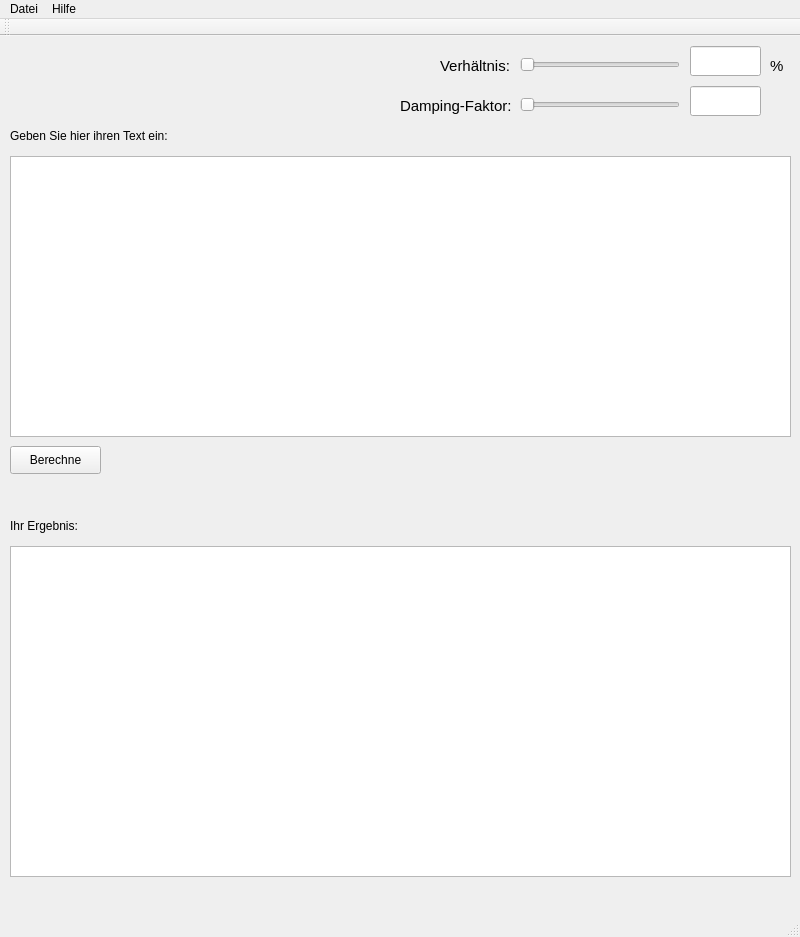
<?xml version="1.0" encoding="UTF-8"?>
<ui version="4.0">
 <class>MainWindow</class>
 <widget class="QMainWindow" name="MainWindow">
  <property name="geometry">
   <rect>
    <x>0</x>
    <y>0</y>
    <width>800</width>
    <height>937</height>
   </rect>
  </property>
  <property name="minimumSize">
   <size>
    <width>794</width>
    <height>931</height>
   </size>
  </property>
  <property name="windowTitle">
   <string>IsTextRankKo</string>
  </property>
  <widget class="QWidget" name="centralWidget">
   <widget class="QGroupBox" name="groupBox">
    <property name="geometry">
     <rect>
      <x>310</x>
      <y>0</y>
      <width>501</width>
      <height>80</height>
     </rect>
    </property>
    <property name="styleSheet">
     <string notr="true">#groupBox{
border: none;
}</string>
    </property>
    <property name="title">
     <string/>
    </property>
    <widget class="QLabel" name="label_4">
     <property name="geometry">
      <rect>
       <x>130</x>
       <y>20</y>
       <width>71</width>
       <height>20</height>
      </rect>
     </property>
     <property name="font">
      <font>
       <pointsize>11</pointsize>
      </font>
     </property>
     <property name="text">
      <string>Verhältnis:</string>
     </property>
    </widget>
    <widget class="QSlider" name="amountOfSent">
     <property name="geometry">
      <rect>
       <x>210</x>
       <y>20</y>
       <width>160</width>
       <height>18</height>
      </rect>
     </property>
     <property name="orientation">
      <enum>Qt::Horizontal</enum>
     </property>
    </widget>
    <widget class="QLineEdit" name="leAmountOfSent">
     <property name="geometry">
      <rect>
       <x>380</x>
       <y>10</y>
       <width>71</width>
       <height>30</height>
      </rect>
     </property>
    </widget>
    <widget class="QLabel" name="label_3">
     <property name="geometry">
      <rect>
       <x>460</x>
       <y>20</y>
       <width>21</width>
       <height>20</height>
      </rect>
     </property>
     <property name="font">
      <font>
       <pointsize>11</pointsize>
      </font>
     </property>
     <property name="text">
      <string>%</string>
     </property>
    </widget>
    <widget class="QLabel" name="label_6">
     <property name="geometry">
      <rect>
       <x>90</x>
       <y>60</y>
       <width>111</width>
       <height>20</height>
      </rect>
     </property>
     <property name="font">
      <font>
       <pointsize>11</pointsize>
      </font>
     </property>
     <property name="text">
      <string>Damping-Faktor:</string>
     </property>
    </widget>
    <widget class="QSlider" name="sDampingFactor">
     <property name="geometry">
      <rect>
       <x>210</x>
       <y>60</y>
       <width>160</width>
       <height>18</height>
      </rect>
     </property>
     <property name="orientation">
      <enum>Qt::Horizontal</enum>
     </property>
    </widget>
    <widget class="QLineEdit" name="leDampingFactor">
     <property name="geometry">
      <rect>
       <x>380</x>
       <y>50</y>
       <width>71</width>
       <height>30</height>
      </rect>
     </property>
     <property name="text">
      <string/>
     </property>
    </widget>
    <zorder>label_4</zorder>
    <zorder>amountOfSent</zorder>
    <zorder>leAmountOfSent</zorder>
    <zorder>label_3</zorder>
    <zorder>label_6</zorder>
    <zorder>sDampingFactor</zorder>
    <zorder>leDampingFactor</zorder>
    <zorder>groupBox_3</zorder>
   </widget>
   <widget class="QGroupBox" name="groupBox_2">
    <property name="geometry">
     <rect>
      <x>10</x>
      <y>90</y>
      <width>791</width>
      <height>351</height>
     </rect>
    </property>
    <property name="styleSheet">
     <string notr="true">#groupBox_2{
border: none;
}</string>
    </property>
    <property name="title">
     <string/>
    </property>
    <widget class="QLabel" name="label">
     <property name="geometry">
      <rect>
       <x>0</x>
       <y>0</y>
       <width>291</width>
       <height>20</height>
      </rect>
     </property>
     <property name="text">
      <string>Geben Sie hier ihren Text ein:</string>
     </property>
    </widget>
    <widget class="QTextEdit" name="textEdit">
     <property name="geometry">
      <rect>
       <x>0</x>
       <y>30</y>
       <width>781</width>
       <height>281</height>
      </rect>
     </property>
    </widget>
    <widget class="QPushButton" name="startCal">
     <property name="geometry">
      <rect>
       <x>0</x>
       <y>320</y>
       <width>91</width>
       <height>28</height>
      </rect>
     </property>
     <property name="text">
      <string>Berechne</string>
     </property>
    </widget>
   </widget>
   <widget class="QGroupBox" name="groupBox_3">
    <property name="geometry">
     <rect>
      <x>-10</x>
      <y>450</y>
      <width>801</width>
      <height>401</height>
     </rect>
    </property>
    <property name="styleSheet">
     <string notr="true">#groupBox_3{
border: none;
}</string>
    </property>
    <property name="title">
     <string/>
    </property>
    <widget class="QLabel" name="label_2">
     <property name="geometry">
      <rect>
       <x>20</x>
       <y>30</y>
       <width>271</width>
       <height>20</height>
      </rect>
     </property>
     <property name="text">
      <string>Ihr Ergebnis: </string>
     </property>
    </widget>
    <widget class="QTextBrowser" name="textOutput">
     <property name="geometry">
      <rect>
       <x>20</x>
       <y>60</y>
       <width>781</width>
       <height>331</height>
      </rect>
     </property>
    </widget>
    <zorder>label_2</zorder>
    <zorder>textOutput</zorder>
    <zorder>groupBox_2</zorder>
    <zorder>groupBox_2</zorder>
   </widget>
   <zorder>groupBox</zorder>
   <zorder>groupBox_2</zorder>
   <zorder>textEdit</zorder>
   <zorder>groupBox_3</zorder>
   <zorder>gridLayoutWidget</zorder>
  </widget>
  <widget class="QMenuBar" name="menuBar">
   <property name="geometry">
    <rect>
     <x>0</x>
     <y>0</y>
     <width>800</width>
     <height>21</height>
    </rect>
   </property>
   <widget class="QMenu" name="menuDatei">
    <property name="title">
     <string>Datei</string>
    </property>
    <addaction name="actionOeffnen"/>
    <addaction name="actionErgebnis_exportieren_unter"/>
    <addaction name="separator"/>
    <addaction name="actionBeenden"/>
   </widget>
   <widget class="QMenu" name="menuHilfe">
    <property name="title">
     <string>Hilfe</string>
    </property>
    <addaction name="action_ber_IsTextRankKo"/>
   </widget>
   <addaction name="menuDatei"/>
   <addaction name="menuHilfe"/>
  </widget>
  <widget class="QToolBar" name="mainToolBar">
   <attribute name="toolBarArea">
    <enum>TopToolBarArea</enum>
   </attribute>
   <attribute name="toolBarBreak">
    <bool>false</bool>
   </attribute>
  </widget>
  <widget class="QStatusBar" name="statusBar"/>
  <action name="action_ffnen">
   <property name="text">
    <string>Öffnen</string>
   </property>
  </action>
  <action name="actionSpeichern">
   <property name="text">
    <string>Speichern</string>
   </property>
  </action>
  <action name="actionSpeichern_unter">
   <property name="text">
    <string>Speichern unter</string>
   </property>
  </action>
  <action name="action_ffn">
   <property name="text">
    <string>Öffn</string>
   </property>
  </action>
  <action name="actionOeffnen">
   <property name="text">
    <string>Öffnen</string>
   </property>
  </action>
  <action name="actionBeenden">
   <property name="text">
    <string>Beenden</string>
   </property>
  </action>
  <action name="actionErgebnis_exportieren">
   <property name="text">
    <string>Ergebnis exportieren</string>
   </property>
  </action>
  <action name="actionErgebnis_exportieren_unter">
   <property name="text">
    <string>Ergebnis speichern unter</string>
   </property>
  </action>
  <action name="action_ber_IsTextRankKo">
   <property name="text">
    <string>Über IsTextRankKo</string>
   </property>
  </action>
 </widget>
 <layoutdefault spacing="6" margin="11"/>
 <resources/>
 <connections/>
</ui>
